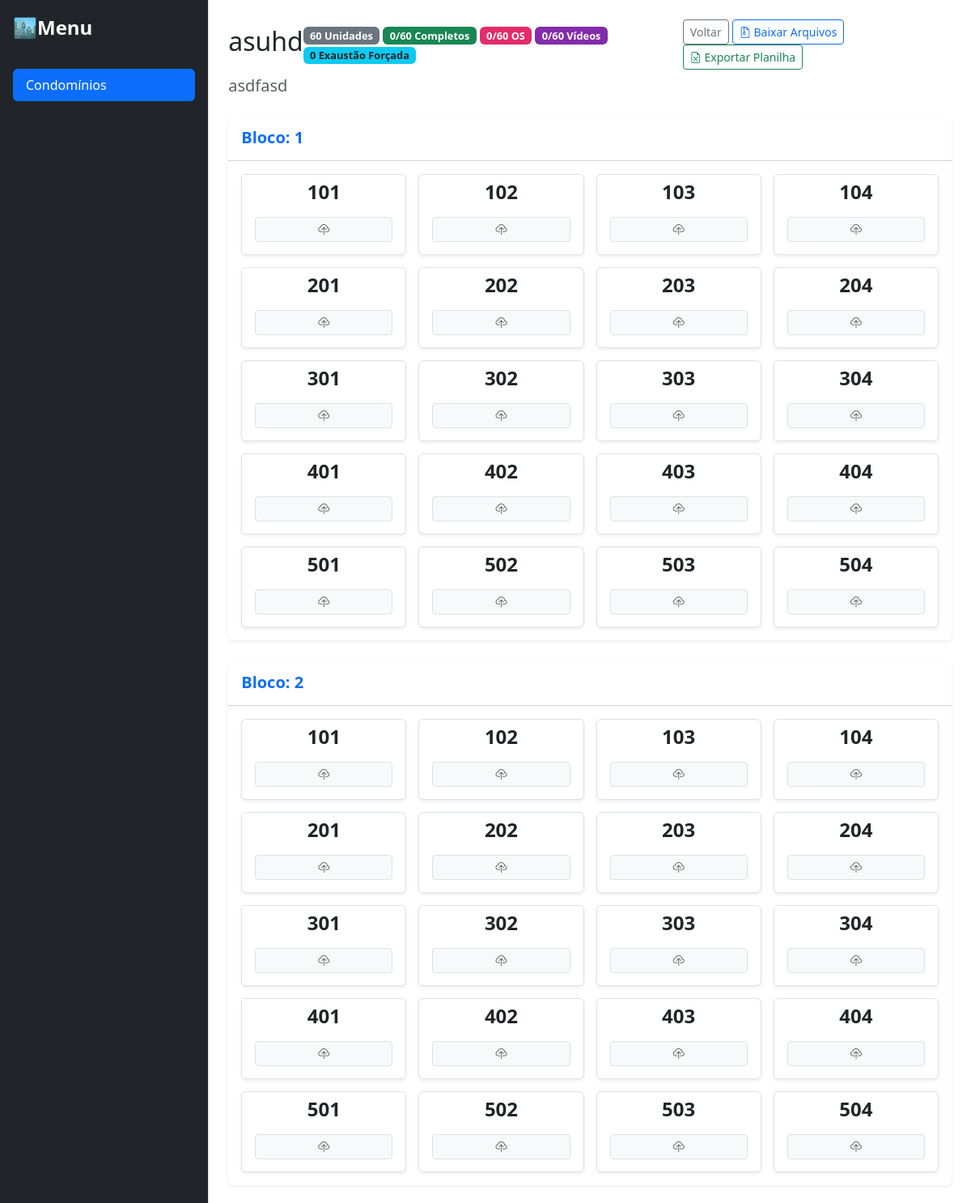
Screenshot of /condominio/4/ (signed in, upper part) with the database file from the repository.
### core/models.py (models this page shows, shortened)
class Condominio(models.Model):
    nome = models.CharField(max_length=100)
    endereco = models.CharField(max_length=255, blank=True)
    data_criacao = models.DateTimeField()
    data_inicio = models.DateField(null=True, blank=True, verbose_name="Início do Serviço")
    data_fim = models.DateField(null=True, blank=True, verbose_name="Fim do Serviço")
    usuarios = models.ManyToManyField(User, blank=True, related_name='condominios', help_text="Usuários que podem ver TODOS os blocos deste condomínio.")
    qtd_andares_padrao = models.PositiveIntegerField(default=0, help_text="Padrão para os blocos deste condomínio")
    qtd_ap_por_andar_padrao = models.PositiveIntegerField(default=0, help_text="Padrão de aptos por andar")
    qtd_saloes_festas = models.PositiveIntegerField(default=0, verbose_name="Qtd. Salões de Festas", help_text="Cria automaticamente um bloco de Áreas Comuns")
    @property
    def total_apartamentos(self):
        return Apartamento.objects.filter(bloco__condominio=self).count()
    @property
    def total_os(self):
        from .models import Apartamento
        return Apartamento.objects.filter(bloco__condominio=self, arquivos__tipo='OS').distinct().count()
    @property
    def total_videos(self):
        from .models import Apartamento
        return Apartamento.objects.filter(bloco__condominio=self, arquivos__tipo='VIDEO').distinct().count()
    @property
    def total_completos(self):
        from .models import Apartamento
        return Apartamento.objects.filter(
            bloco__condominio=self, arquivos__tipo='OS'
        ).filter(arquivos__tipo='VIDEO').distinct().count()
    @property
    def total_exaustao(self):
        from .models import Apartamento
        return Apartamento.objects.filter(
            bloco__condominio=self,
            arquivos__tipo__in=['OS_EX', 'VIDEO_EX']
        ).distinct().count()

class Bloco(models.Model):
    condominio = models.ForeignKey('Condominio', on_delete=models.CASCADE, related_name='blocos')
    nome = models.CharField(max_length=50)
    qtd_andares = models.PositiveIntegerField(null=True, blank=True, help_text="Quantos andares tem o prédio?")
    qtd_ap_por_andar = models.PositiveIntegerField(null=True, blank=True, help_text="Quantos apartamentos por andar?")
    inicio_numeracao = models.PositiveIntegerField(default=101, help_text="Qual é o primeiro apartamento? ex: 101")
    usuarios = models.ManyToManyField(User, blank=True, related_name='blocos_atribuidos', help_text="Equipes/Usuários restritos apenas a este bloco.")

class Apartamento(models.Model):
    bloco = models.ForeignKey(Bloco, on_delete=models.CASCADE, related_name='apartamentos')
    numero = models.CharField(max_length=10)
    naturgy = models.BooleanField(default=False)
    ap_2p6 = models.BooleanField(default=False)
    morador = models.CharField(max_length=100, blank=True, verbose_name="Nome do Morador")
    tecnico = models.CharField(max_length=100, blank=True, verbose_name="Técnico Responsável")
    equipamento = models.CharField(max_length=200, blank=True, verbose_name="Equipamento(s)", help_text="Ex: Fogão 4 bocas, Aquecedor Lorenzetti")
    observacoes = models.TextField(blank=True, verbose_name="Observações / Impedimentos")
    @property
    def tem_os(self):
        return self.arquivos.filter(tipo='OS').exists()
    @property
    def tem_video(self):
        return self.arquivos.filter(tipo='VIDEO').exists()
    exaustao_forcada = models.BooleanField(default=False)
    @property
    def tem_os_ex(self):
        return self.arquivos.filter(tipo='OS_EX').exists()
    @property
    def tem_video_ex(self):
        return self.arquivos.filter(tipo='VIDEO_EX').exists()
    @property
    def pendente_parcial(self):
        pendencia_padrao = (self.tem_os and not self.tem_video) or (self.tem_video and not self.tem_os)
        tem_algum_ex = self.tem_os_ex or self.tem_video_ex
        pendencia_exaustao = tem_algum_ex and not (self.tem_os_ex and self.tem_video_ex)
        return pendencia_padrao or pendencia_exaustao
    class Meta:
        ordering = ['numero']

### core/views.py (the view, shortened to what this page needs)
# urls.py: path('condominio/<int:pk>/', views.detalhe_condominio, name='detalhe_condominio'),
@login_required(login_url='/login/')
def detalhe_condominio(request, pk):
    condominio = get_object_or_404(Condominio, pk=pk)
    if request.user.is_superuser or request.user in condominio.usuarios.all():
        blocos_permitidos = condominio.blocos.all() # Vê todos
    else:
        blocos_permitidos = condominio.blocos.filter(usuarios=request.user) # Vê só os dele
    contexto = {
        'condominio': condominio,
        'blocos_permitidos': blocos_permitidos, # Enviamos a lista filtrada pro HTML
    }
    return render(request, 'core/detalhe_condominio.html', contexto)

### core/templates/core/detalhe_condominio.html (shortened to what this page needs)
{% extends 'core/base.html' %}
{% block conteudo %}
<form method="POST" action="{% url 'detalhe_condominio' condominio.pk %}">
    <div class="d-flex justify-content-between align-items-center mb-2 cabecalho-acoes">
        <h2>{{ condominio.nome }}</h2>
        <div>
            <span class="badge bg-secondary" style="font-size: 0.8em;">
                {{ condominio.total_apartamentos }} Unidades
            </span>
            <span class="badge bg-success" style="font-size: 0.8em;">
                {{ condominio.total_completos }}/{{ condominio.total_apartamentos }} Completos
            </span>
            <span class="badge badge-os" style="font-size: 0.8em;">
                {{ condominio.total_os }}/{{ condominio.total_apartamentos }} OS
            </span>
            <span class="badge badge-video" style="font-size: 0.8em;">
                {{ condominio.total_videos }}/{{ condominio.total_apartamentos }} Vídeos
            </span>
            <span class="badge bg-info text-dark" style="font-size: 0.8em;">
                {{ condominio.total_exaustao }} Exaustão Forçada
            </span>
        </div>
        <div>
            <a href="{% url 'index' %}" class="btn btn-outline-secondary btn-sm">Voltar</a>
            <a href="{% url 'baixar_arquivos' condominio.pk %}" class="btn btn-outline-primary btn-sm me-2">
                <i class="bi bi-file-earmark-zip"></i> Baixar Arquivos
            </a>
            <a href="{% url 'exportar_planilha' condominio.pk %}" class="btn btn-outline-success btn-sm me-2">
                <i class="bi bi-file-earmark-excel"></i> Exportar Planilha
            </a>
        </div>
    </div>
    <h5 class="text-muted mb-4">{{ condominio.endereco }}</h5>
    <div class="area-blocos">
        {% for bloco in blocos_permitidos %}
            <div class="card mb-4 border-0 shadow-sm">
                <div class="card-header bg-white py-3">
                    <h5 class="mb-0 text-primary fw-bold">Bloco: {{ bloco.nome }}</h5>
                </div>
                <div class="card-body">
                    <div class="grid-dinamico" style="--colunas: {{ bloco.qtd_ap_por_andar|default:4 }};">
                        {% for apto in bloco.apartamentos.all %}
                            <div class="rounded bg-white shadow-sm apto-card {% if apto.pendente_parcial %}border border-warning border-2{% else %}border{% endif %}">
                                <h5 class="mb-0 fw-bold text-dark text-center px-1 {% if apto.numero|length > 5 %}fs-6{% else %}fs-4{% endif %}">
                                    {{ apto.numero }}
                                </h5>
                                <div class="mt-3 w-100 px-3 pb-2">
                                    <div class="modo-upload">
                                        <a href="{% url 'ficha_apartamento' pk=apto.pk %}" class="btn btn-sm btn-light w-100 border text-muted d-block">
                                            <i class="bi bi-cloud-upload"></i>
                                        </a>
                                    </div>
                                </div>
                            </div>
                            {% endfor %}
                    </div>
                </div>
            </div>
        {% empty %}
            <p>Este condomínio ainda não possui blocos cadastrados.</p>
        {% endfor %}
    </div>
</form>
{% endblock %}

### core/templates/core/detalhe_condominio.html (style rules this page uses)
.grid-dinamico { display: grid; grid-template-columns: repeat(var(--colunas, 4), 1fr); gap: 15px; }
.apto-card { position: relative; min-height: 100px; display: flex; flex-direction: column; justify-content: center; align-items: center; transition: transform 0.2s; }
.badge-os { background-color: #e22d6a !important; color: white; }
.badge-video { background-color: #822caa !important; color: white; }

### rows the page displays
Condominio: nome "asuhd", total_apartamentos "60", total_completos "0", total_os "0", total_videos "0", total_exaustao "0", endereco "asdfasd"
Bloco: nome "1", {{ bloco.qtd_ap_por_andar|default:4 }} 4 (drawn)
Apartamento: numero "101"
Apartamento: numero "102"
Apartamento: numero "103"
Apartamento: numero "104"
Apartamento: numero "201"
Apartamento: numero "202"
Apartamento: numero "203"
Apartamento: numero "204"
Apartamento: numero "301"
Apartamento: numero "302"
Apartamento: numero "303"
Apartamento: numero "304"
Apartamento: numero "401"
Apartamento: numero "402"
Apartamento: numero "403"
Apartamento: numero "404"
Apartamento: numero "501"
Apartamento: numero "502"
Apartamento: numero "503"
Apartamento: numero "504"
Bloco: nome "2", {{ bloco.qtd_ap_por_andar|default:4 }} 4 (drawn)
Apartamento: numero "101"
Apartamento: numero "102"
Apartamento: numero "103"
Apartamento: numero "104"
Apartamento: numero "201"
Apartamento: numero "202"
Apartamento: numero "203"
Apartamento: numero "204"
Apartamento: numero "301"
Apartamento: numero "302"
Apartamento: numero "303"
Apartamento: numero "304"
Apartamento: numero "401"
Apartamento: numero "402"
Apartamento: numero "403"
Apartamento: numero "404"
Apartamento: numero "501"
Apartamento: numero "502"
Apartamento: numero "503"
Apartamento: numero "504"
